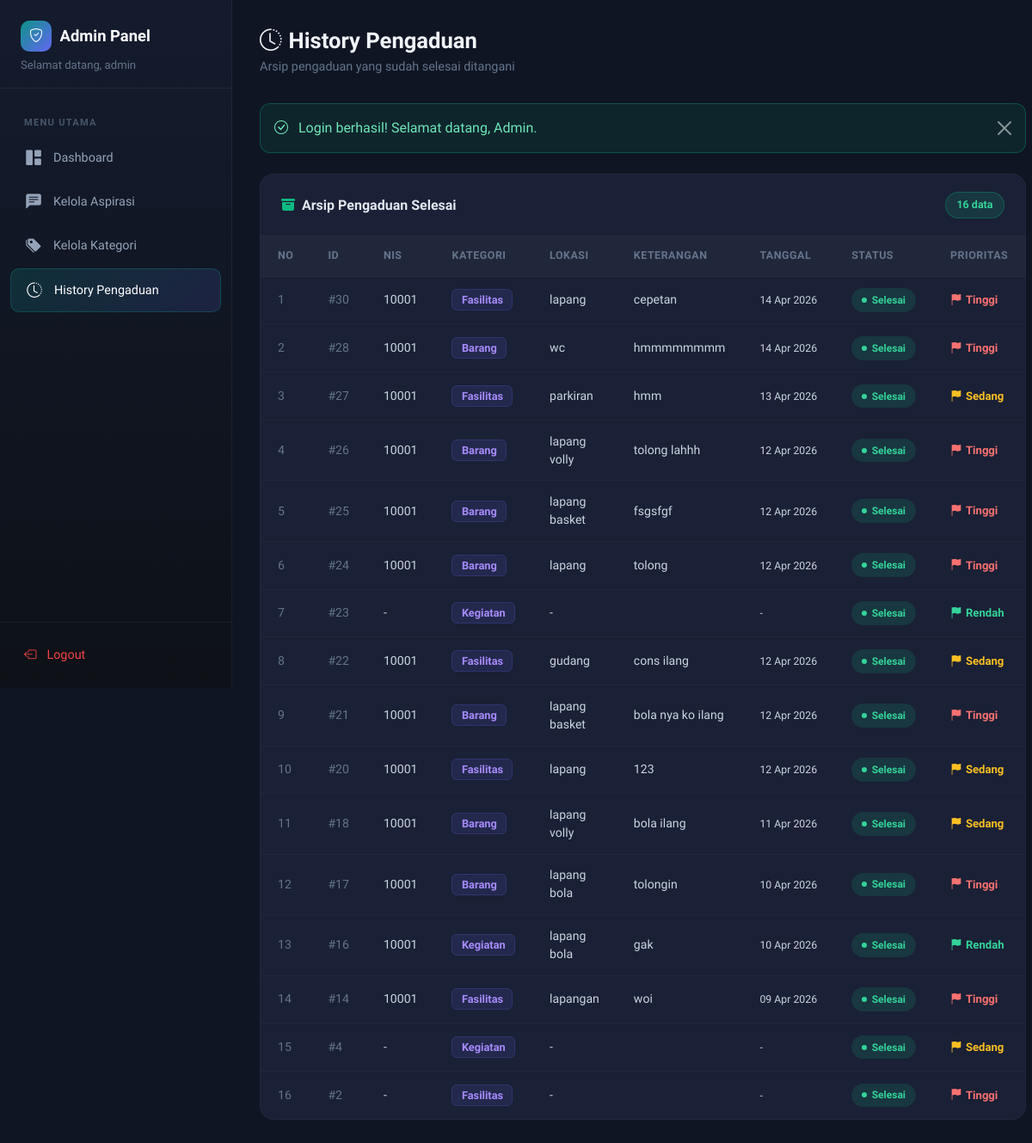
/?page=history (signed in), run on the app's committed database.
### tables this page shows
CREATE TABLE `aspirasi` (
  `id_aspirasi` int(11) NOT NULL,
  `status` enum('Menunggu','Proses','Selesai') NOT NULL,
  `prioritas` enum('Rendah','Sedang','Tinggi') DEFAULT 'Sedang',
  `id_kategori` int(11) DEFAULT NULL,
  `feedback` text DEFAULT NULL,
  `username_admin` varchar(30) DEFAULT NULL
);

CREATE TABLE `input_aspirasi` (
  `id_pelaporan` int(11) NOT NULL,
  `nis` int(11) DEFAULT NULL,
  `id_kategori` int(11) DEFAULT NULL,
  `lokasi` varchar(50) DEFAULT NULL,
  `ket` varchar(50) DEFAULT NULL,
  `tgl_lapor` datetime DEFAULT current_timestamp()
);

CREATE TABLE `kategori` (
  `id_kategori` int(11) NOT NULL,
  `ket_kategori` varchar(30) NOT NULL
);

### controllers/AdminController.php (called while the page is built, shortened)
<?php
require_once __DIR__ . '/Controller.php';
require_once __DIR__ . '/../models/Aspirasi.php';
class AdminController extends Controller {
    private $aspirasiModel;
    public function __construct() {
        $this->aspirasiModel = new Aspirasi();
    }
    public function history() {
        $pengaduan = $this->aspirasiModel->getByStatus('Selesai');
        $flash = $this->getFlash();
        $this->view('admin/history', [
            'pengaduan' => $pengaduan,
            'flash' => $flash
        ]);
    }
}

### config/Database.php (called while the page is built, shortened)
<?php
class Database {
    private static $instance = null;
    private $connection;
    private function __construct() {
        $this->host = DB_HOST;
        $this->dbname = DB_NAME;
        $this->username = DB_USER;
        $this->password = DB_PASS;
        try {
            $dsn = "mysql:host={$this->host};dbname={$this->dbname};charset=utf8mb4";
            $options = [
                PDO::ATTR_ERRMODE => PDO::ERRMODE_EXCEPTION,
                PDO::ATTR_DEFAULT_FETCH_MODE => PDO::FETCH_ASSOC,
                PDO::ATTR_EMULATE_PREPARES => false,
            ];
            $this->connection = new PDO($dsn, $this->username, $this->password, $options);
        } catch (PDOException $e) {
            die("Koneksi database gagal: " . $e->getMessage());
        }
    }
    public static function getInstance() {
        if (self::$instance === null) {
            self::$instance = new self();
        }
        return self::$instance;
    }
    public function getConnection() {
        return $this->connection;
    }
}

### models/Model.php (called while the page is built, shortened)
<?php
require_once __DIR__ . '/../config/Database.php';
abstract class Model {
    public function __construct() {
        $this->db = Database::getInstance()->getConnection();
    }
}

### models/Aspirasi.php (called while the page is built, shortened)
<?php
require_once __DIR__ . '/Model.php';
class Aspirasi extends Model {
    protected $table = 'aspirasi';
    public function getByStatus($status) {
        $sql = "SELECT a.*, k.ket_kategori, i.nis, i.lokasi, i.ket, i.tgl_lapor
                FROM {$this->table} a
                LEFT JOIN kategori k ON a.id_kategori = k.id_kategori
                LEFT JOIN input_aspirasi i ON a.id_aspirasi = i.id_pelaporan
                WHERE a.status = ?
                ORDER BY a.id_aspirasi DESC";
        $stmt = $this->db->prepare($sql);
        $stmt->execute([$status]);
        return $stmt->fetchAll();
    }
}

### views/admin/history.php (the view, shortened to what this page needs)
<?php
require_once __DIR__ . '/../layouts/header.php';
?>
<div class="admin-wrapper">
    <aside class="admin-sidebar">
        <div class="sidebar-brand">
            <h5>
                <span class="brand-icon"><i class="bi bi-shield-check"></i></span>
                Admin Panel
            </h5>
            <small>Selamat datang, <?= $_SESSION['admin_username'] ?></small>
        </div>
        <nav class="sidebar-nav">
            <div class="nav-label">Menu Utama</div>
            <div class="nav-item">
                <a class="nav-link" href="<?= BASE_URL ?>?page=dashboard">
                    <i class="bi bi-grid-1x2-fill"></i>Dashboard
                </a>
            </div>
            <div class="nav-item">
                <a class="nav-link" href="<?= BASE_URL ?>?page=aspirasi">
                    <i class="bi bi-chat-left-text-fill"></i>Kelola Aspirasi
                </a>
            </div>
            <div class="nav-item">
                <a class="nav-link" href="<?= BASE_URL ?>?page=kategori">
                    <i class="bi bi-tags-fill"></i>Kelola Kategori
                </a>
            </div>
            <div class="nav-item">
                <a class="nav-link active" href="<?= BASE_URL ?>?page=history">
                    <i class="bi bi-clock-history"></i>History Pengaduan
                </a>
            </div>
        </nav>
        <div class="sidebar-footer">
            <a class="nav-link" href="<?= BASE_URL ?>?action=logout-admin" style="display:flex;align-items:center;gap:0.75rem;color:#ef4444;text-decoration:none;padding:0.7rem 1rem;border-radius:10px;font-size:0.9rem;">
                <i class="bi bi-box-arrow-left"></i>Logout
            </a>
        </div>
    </aside>
    <main class="admin-main">
        <div class="page-header">
            <div>
                <h2><i class="bi bi-clock-history me-2"></i>History Pengaduan</h2>
                <p>Arsip pengaduan yang sudah selesai ditangani</p>
            </div>
        </div>
        <?php if ($flash): ?>
            <div class="alert alert-dark-custom <?= $flash['type'] === 'error' ? 'alert-danger' : '' ?> alert-dismissible fade show" role="alert">
                <i class="bi bi-<?= $flash['type'] === 'error' ? 'exclamation-triangle' : 'check-circle' ?> me-2"></i>
                <?= $flash['message'] ?>
                <button type="button" class="btn-close" data-bs-dismiss="alert" aria-label="Close" style="filter:invert(1);opacity:0.5;"></button>
            </div>
        <?php endif; ?>
        <div class="content-card">
            <div class="content-card-header">
                <h5><i class="bi bi-archive-fill me-2" style="color:#10b981;"></i>Arsip Pengaduan Selesai</h5>
                <span class="badge-count"><?= count($pengaduan) ?> data</span>
            </div>
            <?php if (empty($pengaduan)): ?>
                <div class="empty-state">
                    <i class="bi bi-inbox"></i>
                    <p>Belum ada pengaduan yang selesai</p>
                </div>
            <?php else: ?>
                <div style="overflow-x: auto;">
                    <table class="dark-table">
                        <thead>
                            <tr>
                                <th>No</th>
                                <th>ID</th>
                                <th>NIS</th>
                                <th>Kategori</th>
                                <th>Lokasi</th>
                                <th>Keterangan</th>
                                <th>Tanggal</th>
                                <th>Status</th>
                                <th>Prioritas</th>
                            </tr>
                        </thead>
                        <tbody>
                            <?php $no = 1; foreach ($pengaduan as $item): ?>
                                <tr>
                                    <td style="color:#64748b;"><?= $no++ ?></td>
                                    <td style="color:#64748b;">#<?= $item['id_aspirasi'] ?></td>
                                    <td><?= htmlspecialchars($item['nis'] ?? '-') ?></td>
                                    <td>
                                        <span class="kategori-tag">
                                            <?= htmlspecialchars($item['ket_kategori'] ?? '-') ?>
                                        </span>
                                    </td>
                                    <td><?= htmlspecialchars($item['lokasi'] ?? '-') ?></td>
                                    <td>
                                        <?= htmlspecialchars(substr($item['ket'] ?? '', 0, 40)) ?>
                                    </td>
                                    <td style="white-space:nowrap;">
                                        <small><?= isset($item['tgl_lapor']) ? date('d M Y', strtotime($item['tgl_lapor'])) : '-' ?></small>
                                    </td>
                                    <td>
                                        <span class="status-badge status-selesai">Selesai</span>
                                    </td>
                                    <td>
                                        <span class="priority-badge priority-<?= strtolower($item['prioritas']) ?>">
                                            <i class="bi bi-flag-fill"></i><?= $item['prioritas'] ?>
                                        </span>
                                    </td>
                                </tr>
                            <?php endforeach; ?>
                        </tbody>
                    </table>
                </div>
            <?php endif; ?>
        </div>
    </main>
</div>
<?php require_once __DIR__ . '/../layouts/footer.php'; ?>

### views/layouts/header.php (style rules this page uses)
:root { --primary-color: #e11d48; --primary-dark: #be123c; --primary-light: #f97316; --secondary-color: #f97316; --success-color: #10b981; --warning-color: #f59e0b; --danger-color: #ef4444; --dark-color: #1e293b; --light-bg: #fef7f7; }
* { font-family: 'Plus Jakarta Sans', sans-serif; }
body { background: var(--light-bg); min-height: 100vh; }
.alert { border-radius: 12px; border: none; }
.priority-rendah { color: var(--success-color); }
.priority-sedang { color: var(--warning-color); }
.priority-tinggi { color: var(--danger-color); }

### data on the page
aspirasi: id_aspirasi "30", input_aspirasi.nis "10001", id_kategori.ket_kategori "Fasilitas", input_aspirasi.lokasi "lapang", input_aspirasi.ket "cepetan", input_aspirasi.tgl_lapor "14 Apr 2026", prioritas "Tinggi"
aspirasi: id_aspirasi "28", input_aspirasi.nis "10001", id_kategori.ket_kategori "Barang", input_aspirasi.lokasi "wc", input_aspirasi.ket "hmmmmmmmm", input_aspirasi.tgl_lapor "14 Apr 2026", prioritas "Tinggi"
aspirasi: id_aspirasi "27", input_aspirasi.nis "10001", id_kategori.ket_kategori "Fasilitas", input_aspirasi.lokasi "parkiran", input_aspirasi.ket "hmm", input_aspirasi.tgl_lapor "13 Apr 2026", prioritas "Sedang"
aspirasi: id_aspirasi "26", input_aspirasi.nis "10001", id_kategori.ket_kategori "Barang", input_aspirasi.lokasi "lapang volly", input_aspirasi.ket "tolong lahhh", input_aspirasi.tgl_lapor "12 Apr 2026", prioritas "Tinggi"
aspirasi: id_aspirasi "25", input_aspirasi.nis "10001", id_kategori.ket_kategori "Barang", input_aspirasi.lokasi "lapang basket", input_aspirasi.ket "fsgsfgf", input_aspirasi.tgl_lapor "12 Apr 2026", prioritas "Tinggi"
aspirasi: id_aspirasi "24", input_aspirasi.nis "10001", id_kategori.ket_kategori "Barang", input_aspirasi.lokasi "lapang", input_aspirasi.ket "tolong", input_aspirasi.tgl_lapor "12 Apr 2026", prioritas "Tinggi"
aspirasi: id_aspirasi "23", nis "-", id_kategori.ket_kategori "Kegiatan", lokasi "-", prioritas "Rendah"
aspirasi: id_aspirasi "22", input_aspirasi.nis "10001", id_kategori.ket_kategori "Fasilitas", input_aspirasi.lokasi "gudang", input_aspirasi.ket "cons ilang", input_aspirasi.tgl_lapor "12 Apr 2026", prioritas "Sedang"
aspirasi: id_aspirasi "21", input_aspirasi.nis "10001", id_kategori.ket_kategori "Barang", input_aspirasi.lokasi "lapang basket", input_aspirasi.ket "bola nya ko ilang", input_aspirasi.tgl_lapor "12 Apr 2026", prioritas "Tinggi"
aspirasi: id_aspirasi "20", input_aspirasi.nis "10001", id_kategori.ket_kategori "Fasilitas", input_aspirasi.lokasi "lapang", input_aspirasi.ket "123", input_aspirasi.tgl_lapor "12 Apr 2026", prioritas "Sedang"
aspirasi: id_aspirasi "18", input_aspirasi.nis "10001", id_kategori.ket_kategori "Barang", input_aspirasi.lokasi "lapang volly", input_aspirasi.ket "bola ilang", input_aspirasi.tgl_lapor "11 Apr 2026", prioritas "Sedang"
aspirasi: id_aspirasi "17", input_aspirasi.nis "10001", id_kategori.ket_kategori "Barang", input_aspirasi.lokasi "lapang bola", input_aspirasi.ket "tolongin", input_aspirasi.tgl_lapor "10 Apr 2026", prioritas "Tinggi"
aspirasi: id_aspirasi "16", input_aspirasi.nis "10001", id_kategori.ket_kategori "Kegiatan", input_aspirasi.lokasi "lapang bola", input_aspirasi.ket "gak", input_aspirasi.tgl_lapor "10 Apr 2026", prioritas "Rendah"
aspirasi: id_aspirasi "14", input_aspirasi.nis "10001", id_kategori.ket_kategori "Fasilitas", input_aspirasi.lokasi "lapangan", input_aspirasi.ket "woi", input_aspirasi.tgl_lapor "09 Apr 2026", prioritas "Tinggi"
aspirasi: id_aspirasi "4", nis "-", id_kategori.ket_kategori "Kegiatan", lokasi "-", prioritas "Sedang"
aspirasi: id_aspirasi "2", nis "-", id_kategori.ket_kategori "Fasilitas", lokasi "-", prioritas "Tinggi"

### other printed values
$_SESSION['admin_username'] "admin"
$flash['message'] "Login berhasil! Selamat datang, Admin."
count($pengaduan) "16"
